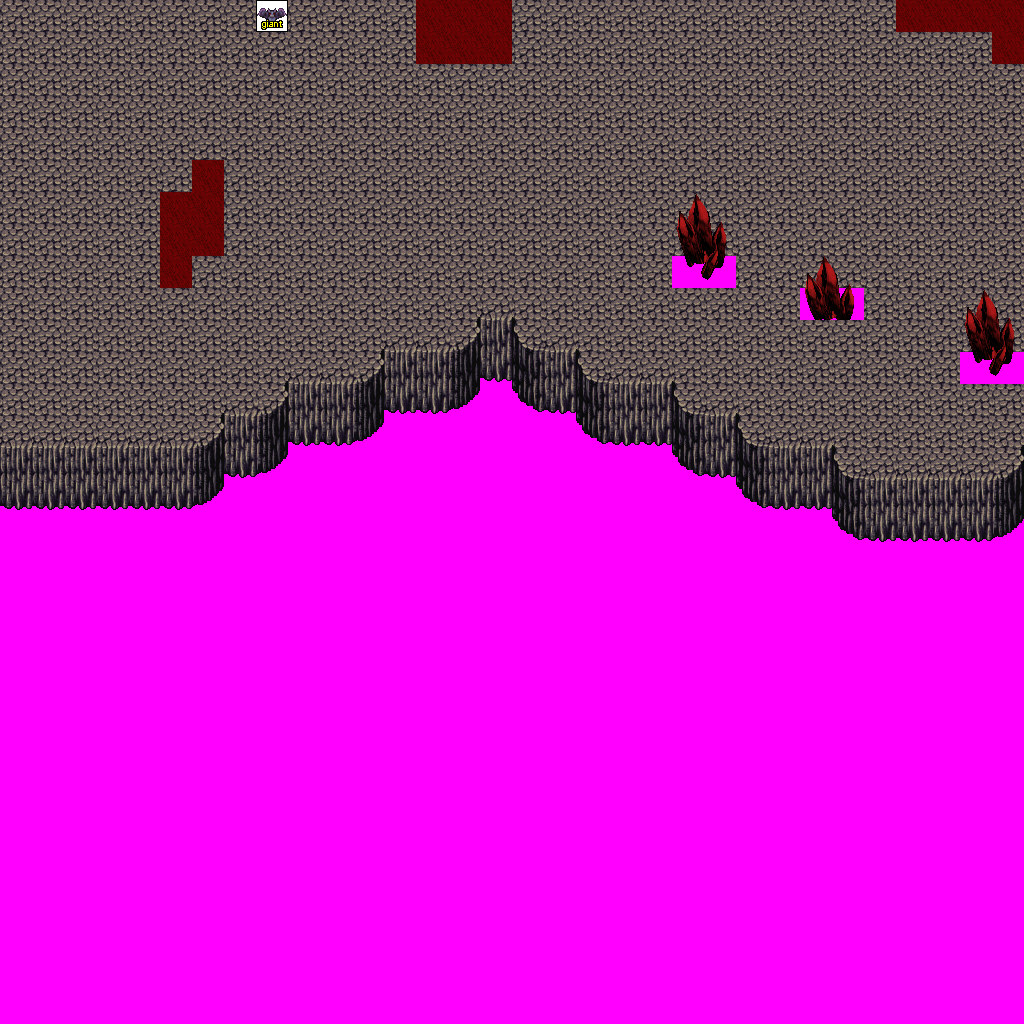

The image is a tile-based game level rendered from a .tmx file. Its description and source (layers, tilesets, objects; grid data summarised) follow:
An orthogonal 32x32 tile map with 32x32 px tiles, 6 tile layers (Ground, Objects, Above, Walkable, ...), 5 tilesets and 6 objects (3x newmap, from_west_0, from_west_1, from_south_0).

<map version="1.0" orientation="orthogonal" width="32" height="32" tilewidth="32" tileheight="32">
 <tileset firstgid="1" name="terrain_cave" tilewidth="32" tileheight="32">
  <image source="../drawable/terrain_cave.png" width="256" height="448" />
 </tileset>
 <tileset firstgid="113" name="ground_rock_red_obsidian" tilewidth="32" tileheight="32">
  <image source="../drawable/ground_rock_red_obsidian.png" width="128" height="160" />
 </tileset>
 <tileset firstgid="133" name="ground_sand_red" tilewidth="32" tileheight="32">
  <image source="../drawable/ground_sand_red.png" width="192" height="32" />
 </tileset>
 <tileset firstgid="139" name="logic_creature_animal" tilewidth="32" tileheight="32">
  <image source="../drawable/logic_creature_animal.png" width="256" height="128" />
 </tileset>
 <tileset firstgid="171" name="walkable_sentinel" tilewidth="32" tileheight="32">
  <image source="../drawable/walkable_sentinel.png" width="32" height="32" />
 </tileset>
 <layer name="Ground" width="32" height="32">
  <data>[1024 cells, 1024 non-empty, 3 distinct tile ids]</data>
 </layer>
 <layer name="Objects" width="32" height="32">
  <data>[1024 cells, 0 non-empty, 0 distinct tile ids]</data>
 </layer>
 <layer name="Above" width="32" height="32">
  <data>[1024 cells, 10 non-empty, 6 distinct tile ids]</data>
 </layer>
 <layer name="Walkable" width="32" height="32">
  <data>[1024 cells, 611 non-empty, 1 distinct tile ids]</data>
 </layer>
 <layer name="Objects_stendhal" width="32" height="32">
  <data>[1024 cells, 112 non-empty, 15 distinct tile ids]</data>
 </layer>
 <layer name="Objects_stendhal2" width="32" height="32">
  <data>[1024 cells, 1 non-empty, 1 distinct tile ids]</data>
 </layer>
 <objectgroup name="Mapevents" width="32" height="32">
  <object name="exit_east_0" type="newmap" x="992" y="0" width="32" height="352">
   <properties>
    <property name="map" value="level_5_deniran_caves_x1_y3" />
    <property name="place" value="from_east_0" />
   </properties>
  </object>
  <object name="exit_east_1" type="newmap" x="992" y="384" width="32" height="64">
   <properties>
    <property name="map" value="level_5_deniran_caves_x1_y3" />
    <property name="place" value="from_east_1" />
   </properties>
  </object>
  <object name="exit_north_0" type="newmap" x="0" y="0" width="1024" height="32">
   <properties>
    <property name="map" value="level_5_deniran_caves_x0_y2" />
    <property name="place" value="from_north_0" />
   </properties>
  </object>
 </objectgroup>
 <objectgroup name="Spawn" width="32" height="32">
  <object name="from_west_0" x="992" y="160" width="32" height="32" />
  <object name="from_west_1" x="992" y="416" width="32" height="32" />
  <object name="from_south_0" x="512" y="0" width="32" height="32" />
 </objectgroup>
 <objectgroup name="Keys" width="32" height="32" />
 <objectgroup name="Replace" width="32" height="32" />
</map>
